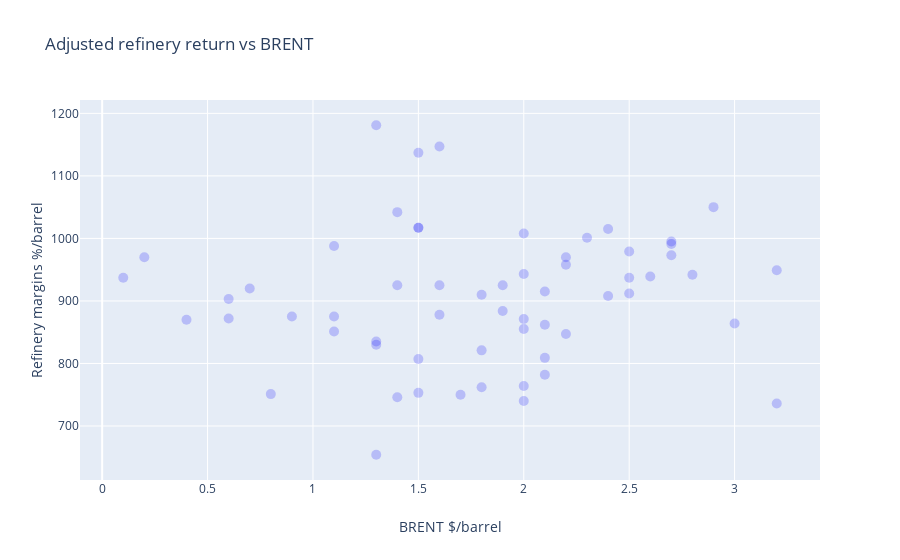

Write notebook code for a chart like this one.
### Code cell
trace0=go.Scatter(
        y=df["Model petrochemical margin"],
        x=df['BRENT/URAL DIFF'],
        mode='markers',
        marker=dict(
        color="blue",
        size=10,
        opacity=0.2
        )
    )




data=[trace0]
figure=go.Figure(
    data=data,
    layout=go.Layout(
        title="Adjusted refinery return vs BRENT",
        xaxis=dict(title="BRENT $/barrel"),
        yaxis=dict(title="Refinery margins %/barrel"),

    
    ))
iplot(figure)

### Figure 1 — Plotly figure (JSON) as saved in the notebook; plotly's stock layout.template omitted (floating-point values rounded to 4 significant figures)
{"data": [{"marker": {"color": "blue", "opacity": 0.2, "size": 10}, "mode": "markers", "type": "scatter", "x": [1.8, 1.5, 0.8, 1.4, 2, 3.2, 2.1, 1.5, 1.7, 1.3, 1.3, 2, 1.8, 1.3, 2, 1.6, 1.4, 1.5, 1.3, 1.6, 1.5, 2.5, 3.2, 2.4, 2.9, 2.7, 2.6, 2.7, 2.7, 2.5, 2.2, 2.2, 2.8, 2.5, 2, 2.1, 2, 2.1, 2.3, 2, 1.5, 1.1, 0.7, 0.6, 1.8, 1.4, 0.9, 0.4, 0.6, 1.9, 2.4, 3, 2.1, 1.6, 1.9, 1.1, 1.1, 2.2, 0.2, 0.1], "y": [762, 753, 751, 746, 740, 736, 782, 807, 750, 835, 830, 871, 821, 654, 764, 925, 1042, 1137, 1181, 1147, 1017, 937, 949, 1015, 1050, 991, 939, 973, 995, 979, 970, 958, 942, 912, 943, 862, 855, 915, 1001, 1008, 1017, 988, 920, 903, 910, 925, 875, 870, 872, 925, 908, 864, 809, 878, 884, 875, 851, 847, 970, 937]}], "layout": {"title": {"text": "Adjusted refinery return vs BRENT"}, "xaxis": {"title": {"text": "BRENT $/barrel"}}, "yaxis": {"title": {"text": "Refinery margins %/barrel"}}}}
